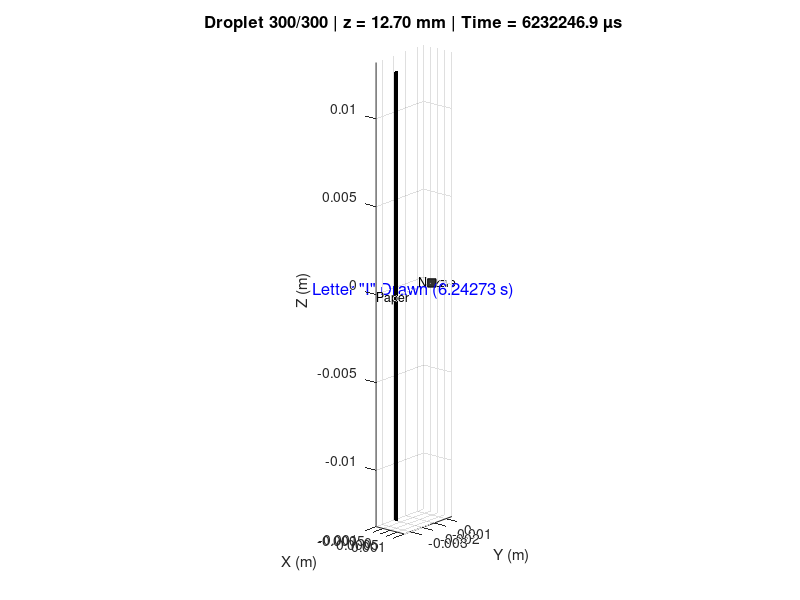

This chart was generated by the following MATLAB code:
%--------------------------------------------------------------
% Inkjet Printer Simulation: Drawing a Vertical Line ("I")
% Vertical Y-axis motion; completes in ~0.0825 seconds
%--------------------------------------------------------------
clear; clc; close all;

%------------------- PARAMETERS -------------------------------
v = 20;                    % m/s downward droplet velocity
H = 3e-3;                  % m distance from nozzle to paper
t_travel = 150e-6;         % s travel time for one droplet
dpi = 300;                 % resolution
spacing = 0.0254 / dpi;    % m vertical spacing between droplets
total_time = 0.0825;       % s total simulation duration
line_length = 25.4e-3;     % 1 inch vertical line

%------------------- GEOMETRY -------------------------------
N = round(line_length / spacing);  % number of droplets (~300)
z_points = linspace(-line_length/2, line_length/2, N); % along Z-axis

%------------------- DROPLET SHAPE --------------------------
d_droplet = 84e-6; % m
[sx, sy, sz] = sphere(16);
sx = sx * d_droplet/2; sy = sy * d_droplet/2; sz = sz * d_droplet/2;

%------------------- FIGURE SETUP ---------------------------
fig = figure('Color','w','Position',[200 200 900 600]);
ax = axes(fig); hold(ax,'on'); grid(ax,'on'); axis(ax,'equal');
xlabel('X (m)'); ylabel('Y (m)'); zlabel('Z (m)');
title('Inkjet Printer Simulation (Y-axis) — Target 0.0825 s','FontSize',13);
xlim([-1e-3 1e-3]); ylim([-H-0.5e-3 0.5e-3]);
zlim([-line_length/2-0.5e-3 line_length/2+0.5e-3]);
view(40,18); camlight headlight;

% Paper plane (X–Z plane)
paper_y = -H;
px = [-0.8e-3 0.8e-3 0.8e-3 -0.8e-3];
pz = [-line_length/2 line_length/2 line_length/2 -line_length/2];
py = paper_y * ones(size(px));
patch('XData',px,'YData',py,'ZData',pz,...
      'FaceColor',[0.85 0.9 1],'FaceAlpha',0.5,'EdgeColor','k');
text(0,paper_y-0.0003,0,'Paper','FontSize',9,'HorizontalAlignment','center');
plot3(0,0,0,'ks','MarkerFaceColor',[0.2 0.2 0.2]); 
text(0,0.0005,0,'Nozzle','FontSize',9,'HorizontalAlignment','center');

% Droplet sphere
h_drop = surf(sx,sy,sz,'FaceColor',[0 0.4470 0.7410],'EdgeColor','none','FaceLighting','gouraud');
material(h_drop,'shiny');
plot3([0 0],[-H 0],[0 0],':','Color',[0.6 0.6 0.6]);

%------------------- SIMULATION LOOP -------------------------
fprintf('Running %d droplets, target time = %.4f s\n',N,total_time);
sim_start = tic;

for i = 1:N
    z_final = z_points(i);
    % simple linear flight from nozzle (Y=0) to paper (Y=-H)
    y_traj = linspace(0,-H,4);
    x_traj = zeros(size(y_traj));
    z_traj = z_final*ones(size(y_traj));

    for k = 1:length(y_traj)
        set(h_drop,'XData',sx+x_traj(k),'YData',sy+y_traj(k),'ZData',sz+z_traj(k));
        elapsed_us = toc(sim_start)*1e6;
        title(ax,sprintf('Droplet %d/%d | z = %.2f mm | Time = %.1f µs', ...
              i,N,z_final*1e3,elapsed_us),'FontSize',12);
        drawnow limitrate nocallbacks;
    end

    % mark impact
    plot3(0,-H,z_final,'k.','MarkerSize',10);
end

%------------------- END SUMMARY -----------------------------
final_time = toc(sim_start);
text(0,-H/2,0,sprintf('Letter "I" Drawn (%.5f s)',final_time),...
     'FontSize',12,'Color','b','HorizontalAlignment','center');
fprintf('✅ Simulation completed in %.6f s (target %.6f s)\n',final_time,total_time);
hold off;
